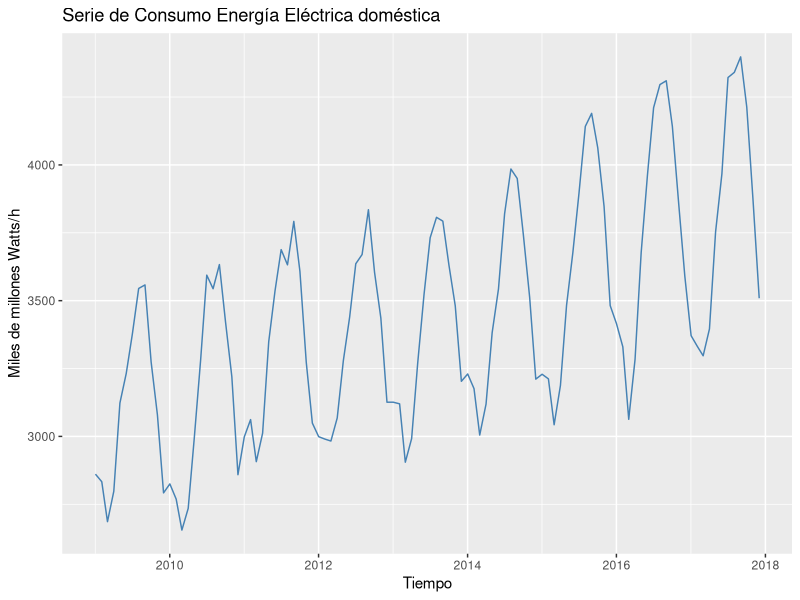
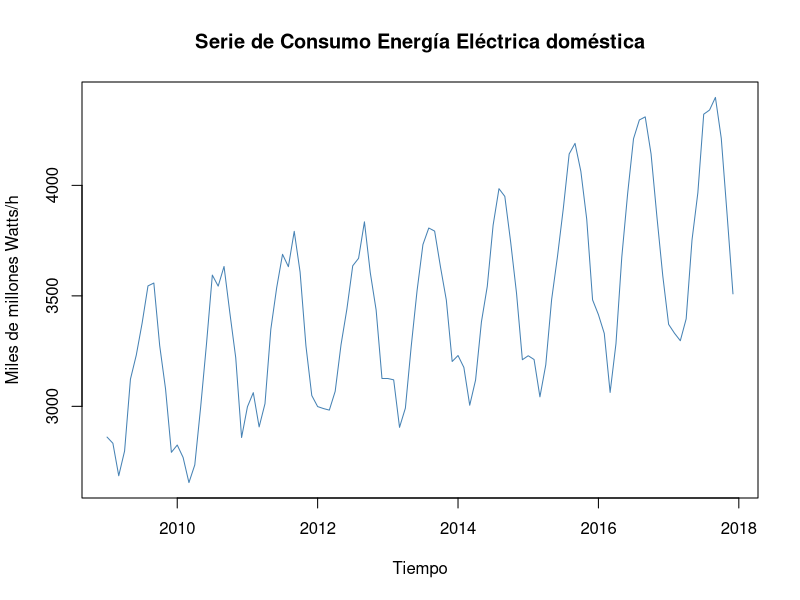
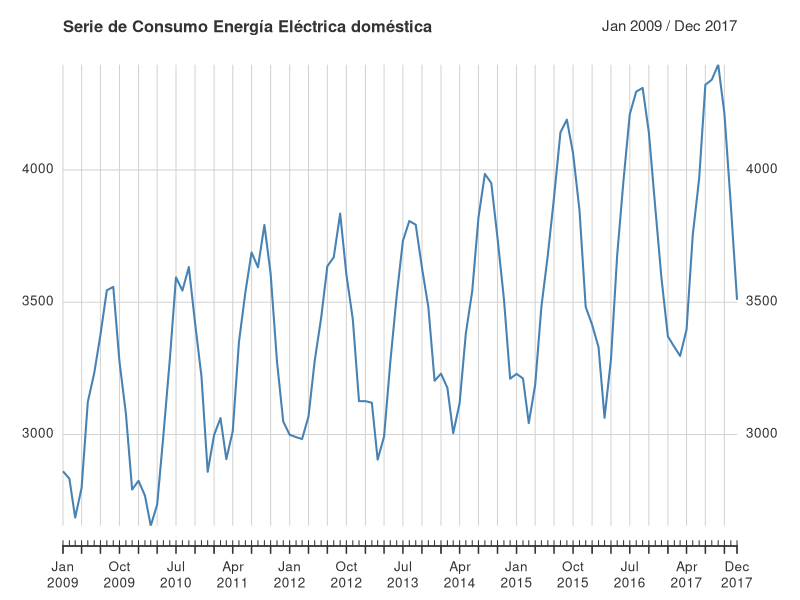
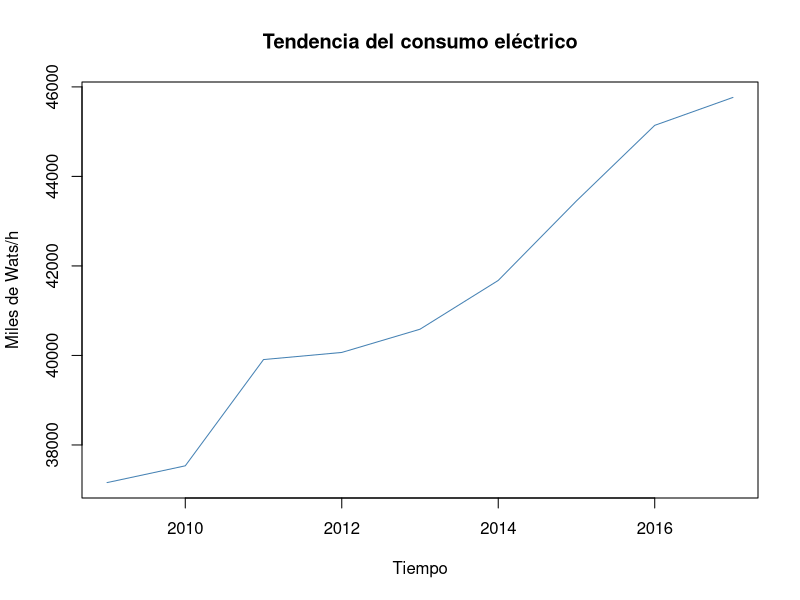
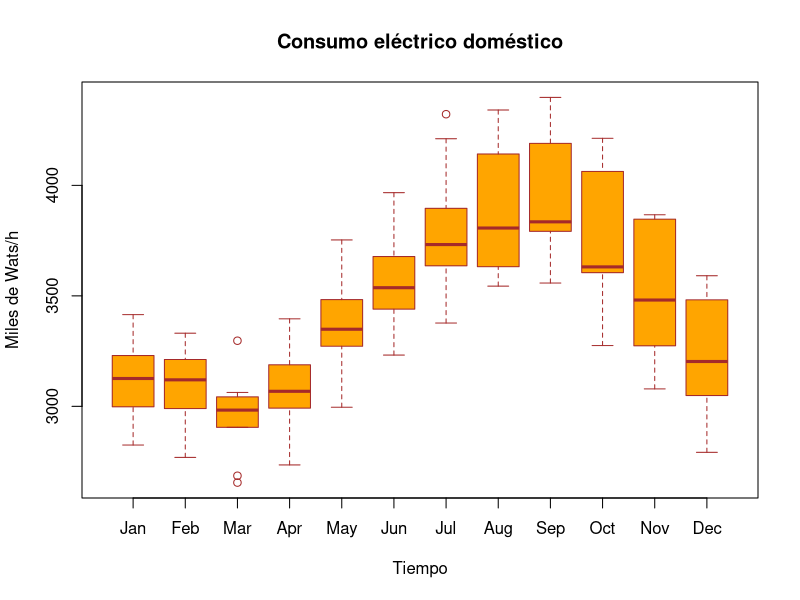
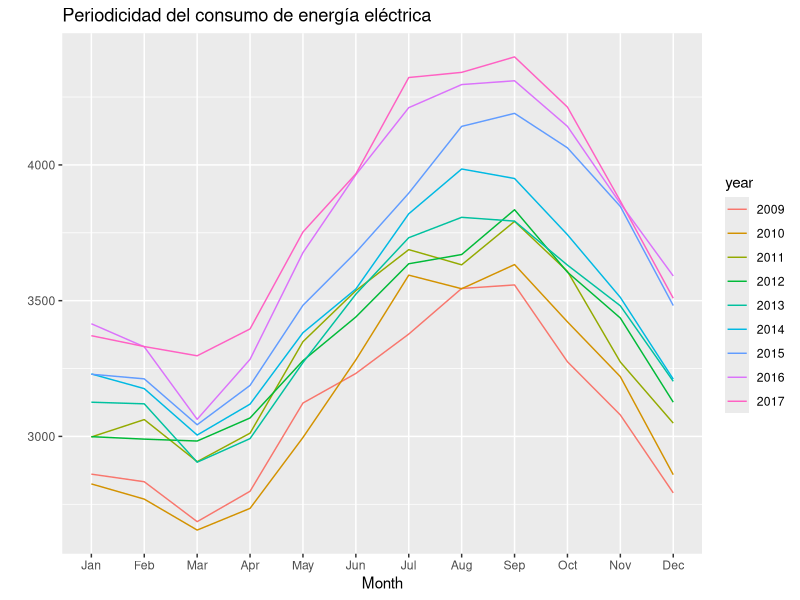
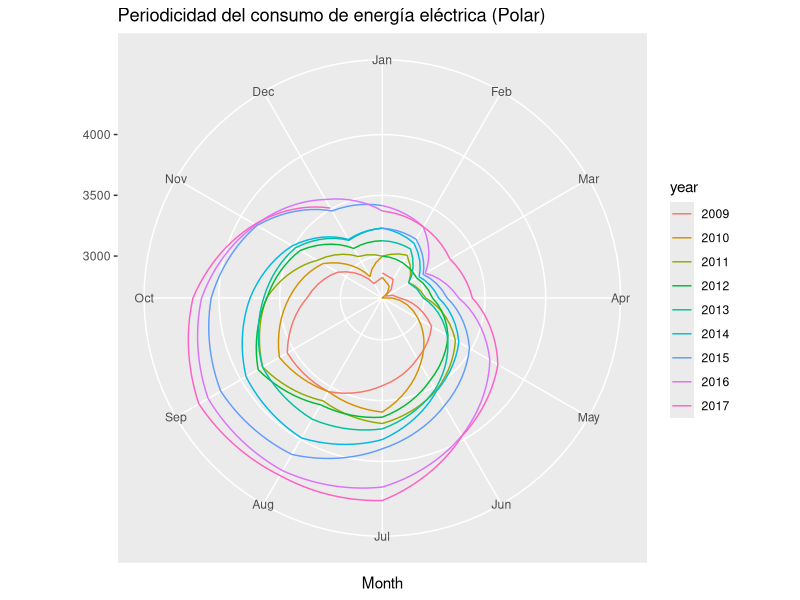

Reproduce these figures in R, in order.
## ---- chunk 1

CONELDO=c(2861,	2833,	2686,	2798,	3123,	3232,	3377,	3545,	3558,	
          3275,	3079,	2792,	2825,	2769,	2655,	2735,	2996,	3282,
          3594,	3544,	3633,	3422,	3220,	2859,	2998,	3062,	2907,
          3012,	3349,	3537,	3688,	3632,	3792,	3608, 3274, 3049,
          2999,	2990,	2983,	3068,	3279,	3440,	3636,	3670,	3835,
          3605,	3436,	3126,	3126,	3120,	2905,	2992,	3272,	3524,
          3732,	3807,	3793,	3631,	3481,	3203,	3230,	3176,	3005,	
          3119,	3382,	3543,	3820,	3985,	3950,	3743,	3512,	3211,
          3229,	3212,	3043,	3188,	3483,	3678,	3896,	4142,	4190,	
          4063,	3847,	3482,	3415,	3330,	3063,	3284, 3677, 3964,
          4211,	4296,	4310,	4142,	3858,	3591,	3371,	3331,	3297,
          3396,	3753,	3967,	4322,	4341,	4398,	4213,	3867,	3509)

print(CONELDO)

## ---- chunk 2
#Se convierte la base en un modelo de series de tiempo
CONELDO.ts=ts(CONELDO,start =2009,frequency = 12)
print(CONELDO.ts)
## ---- chunk 3
class(CONELDO.ts)#El formato de la serie de tiempo es
start(CONELDO.ts)#El incio de la serie de tiempo es
frequency(CONELDO.ts)#La frecuencia de la serie de tiempo es
summary(CONELDO.ts) #Información de la distribución de los datos
cycle(CONELDO.ts)  #Ciclos de la serie de tiempo
## ---- chunk 4
library(ggplot2) #Librería a ocupar para graficar

## Se crea una tabla en la cual se tenga los datos y las fechas
CONELDO.base = data.frame(CONELDO, 
                          time = seq(ISOdate(2009,01,01), 
                                     ISOdate(2017,12,01),
                                     by = "month") 
                          )
## Se imprime en pantalla los primeros 5 renglones
head(CONELDO.base)

## Se grafica con ggplot
ggplot(CONELDO.base, aes(x = time, y = CONELDO))+ #Se inicializa la gráfica
  geom_line(color = 'steelblue') + #Se declara una gráfica de línea
  labs(x = 'Tiempo', y = 'Miles de millones Watts/h', 
        title = 'Serie de Consumo Energía Eléctrica doméstica')
## ---- chunk 5
plot(CONELDO.ts,  xlab= 'Tiempo', ylab = 'Miles de millones Watts/h',
     main = 'Serie de Consumo Energía Eléctrica doméstica',
     col='steelblue')
## ---- chunk 6
library(xts)
CONELDO.xts = as.xts(CONELDO.ts)

plot(CONELDO.xts, col = 'steelblue', 
     grid.ticks.on = 'quarters', #Crea líneas verticales sobre la gráfica cada trimestre
     major.ticks = 'quarters',  #Crea líneas verticales sobre la gráfica cada trimestre
     minor.ticks ='years', # Escribe la etiqueta de los meses cada cierto tiempo
     grid.col = 'lightgrey', #color líneas verticales
     main='Serie de Consumo Energía Eléctrica doméstica'
     
     )

## ---- chunk 7
CONELDO.tendencia = aggregate(CONELDO.ts)
plot(CONELDO.tendencia, col='steelblue', 
    main='Tendencia del consumo eléctrico',
    xlab= 'Tiempo',
    ylab='Miles de Wats/h')
## ---- chunk 8
boxplot(CONELDO.ts ~ cycle(CONELDO.ts),
        col = "orange", # Color de relleno
        border = "brown", #Color de contorno
        main='Consumo eléctrico doméstico',
        xlab= 'Tiempo',
        ylab='Miles de Wats/h',
        names = month.abb # Agregar nombres puede ser month.abb o month.name o 
                          #cualquier vector personalizado
        )
## ---- chunk 9
library(forecast)

par(mfrow=c(1,2)) #Permite graficar dos gráficas en una ventana

ggseasonplot(CONELDO.ts,
             polar=FALSE, 
             main="Periodicidad del consumo de energía eléctrica" )

ggseasonplot(CONELDO.ts,
             polar=TRUE,
             main="Periodicidad del consumo de energía eléctrica (Polar)" )

par(mfrow=c(1,1))#Volvemos a iniciar la ventana 
